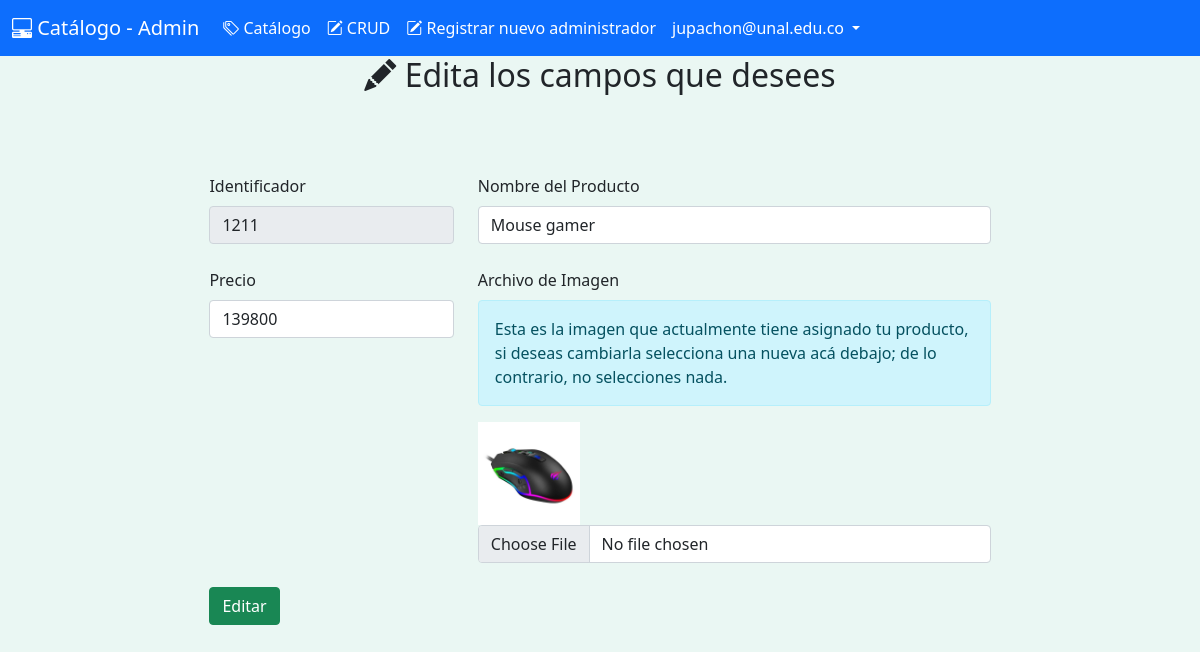
/admin/editar.php?id=1211 (signed in), run on the app's committed database.
### tables this page shows
CREATE TABLE `producto` (
  `idProducto` int(11) NOT NULL,
  `nombre` varchar(100) DEFAULT NULL,
  `precio` float DEFAULT NULL,
  `imagen` varchar(100) DEFAULT NULL
);

### admin/editar.php (the view, shortened to what this page needs)
<?php
if(isset($_GET['id'])){
    $id = $_GET['id'];
    $query = "SELECT * FROM producto WHERE idProducto = $id";
    $result = mysqli_query($_SESSION['connection'],$query);
    if (mysqli_num_rows($result)==1) {
        $row= mysqli_fetch_array($result);
        $id = $row['idProducto'];
        $nom = $row['nombre'];
        $precio = $row['precio'];
        $imagen = $row['imagen'];
    }
}
?>
<!doctype html>
<html lang="en">
<head>
	<link href="https://cdn.jsdelivr.net/npm/bootstrap@5.1.3/dist/css/bootstrap.min.css" rel="stylesheet">
	<link rel="stylesheet" href="https://cdn.jsdelivr.net/npm/bootstrap-icons@1.7.2/font/bootstrap-icons.css">
	<link rel="stylesheet" href="../style.css">
	<link rel="stylesheet" href="../style2.css">
	<link rel="stylesheet" href="../style1.css">
</head>
<header>
	<nav class="navbar navbar-expand-lg navbar-light bg-primary">
		<div class="container-fluid">
			<a class="navbar-brand" href="crud.php"><i class="bi bi-pc-display-horizontal"></i> Catálogo - Admin</a>
			<div class="collapse navbar-collapse" id="navbarSupportedContent">
				<ul class="estilosNavbar navbar-nav me-auto mb-2 mb-lg-0">
					<li class="nav-item">
						<a class="nav-link" aria-current="page" href="../index.php"><i class="bi bi-tags"></i> Catálogo</a>
					</li>
					<li class="nav-item">
						<a class="nav-link" href="crud.php"><i class="bi bi-pencil-square"></i> CRUD</a>
					</li>
					<li class="nav-item">
						<a class="nav-link" href="registrarAdmin.php"><i class="bi bi-pencil-square"></i> Registrar nuevo administrador</a>
					</li>
					<li class="nav-item dropdown">
						<a class="nav-link dropdown-toggle" href="#" id="navbarDropdownMenuLink" role="button" data-bs-toggle="dropdown" aria-expanded="false">
							<?php echo $_SESSION['admin']['correo']; ?>
						</a>
					</li>
				</ul>
			</div>
		</div>
	</nav>
</header>
<body>
	<div class="container" id="formularioAgregar">
		<h2 class="text-center"><i class="bi bi-pencil-fill"></i> Edita los campos que desees</h2>
		<form class="row g-4" id="formularioOpiniones" action="editar.php?id=<?php echo $id; ?>" method="POST" enctype="multipart/form-data">
			<div class="col-md-4">
				<label for="validationCustom01" class="form-label">Identificador</label>
				<input type="text" class="form-control" id="validationCustom01" name="identificador" value="<?php echo $id; ?>" placeholder="Ingrese ID aquí" required readonly>
			</div>
			<div class="col-md-8">
				<label for="validationCustom02" class="form-label">Nombre del Producto</label>
				<input type="text" class="form-control" id="validationCustom02" name="nombre" value="<?php echo $nom; ?>"placeholder="Nombre" required>
			</div>
			<div class="col-md-4">
				<label for="validationCustomUsername" class="form-label">Precio</label>
				<input type="number" class="form-control" id="validationCustomUsername" name="precio" value="<?php echo $precio; ?>"placeholder="Su precio aquí" required>
			</div>
			<div class="col-md-8">
				<label for="ArchivoIMG" class="form-label">Archivo de Imagen</label>
				<br>
				<div class="alert alert-info" role="alert">
					Esta es la imagen que actualmente tiene asignado tu producto, si deseas cambiarla selecciona una nueva acá debajo; de lo contrario, no selecciones nada.
				</div>
				<img id="imagenProductoEnEdit" src="<?php echo 'img/'.$imagen; ?>" width="20%">
				<input type="file" class="form-control" id="ArchivoIMG" name="imagen">
			</div>
			<div class="col-md-12" id="B_Agregar">
				<input type="submit" class="btn btn-success" value="Editar" name="edit">
			</div>
		</form>
	</div>
</body>
<link rel="stylesheet" href="styleFormulario.css">
<link href="style1.css" rel="stylesheet">
<link rel="stylesheet" href="style.css">
<link rel="stylesheet" href="style2.css">
</html>

### style.css (style rules this page uses)
.row { margin-top: 5%; margin-bottom: 5%; }
body { background-color: #eaf7f3; }

### style1.css (style rules this page uses)
* { margin: 0%; }
.nav-item { color: white; }
.navbar-light .navbar-nav .nav-link, .navbar-light .navbar-brand, .dropdown-toggle { color: white; }

### styleFormulario.css (style rules this page uses)
form { padding-left: 15%; padding-right: 15%; }

### data on the page
producto: identificador "1211", nombre "Mouse gamer", precio "139800", imagen (picture)

### other printed values
$_SESSION['admin']['correo'] "jupachon@unal.edu.co"
